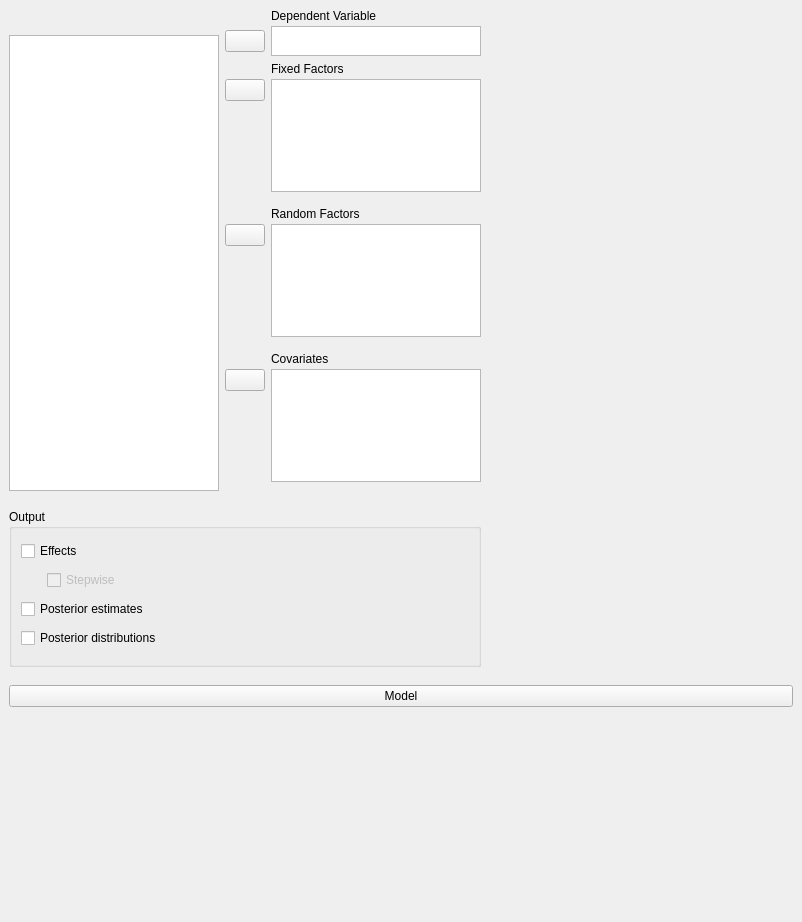
<?xml version="1.0" encoding="UTF-8"?>
<ui version="4.0">
 <class>AncovaBayesianForm</class>
 <widget class="QWidget" name="AncovaBayesianForm">
  <property name="geometry">
   <rect>
    <x>0</x>
    <y>0</y>
    <width>802</width>
    <height>922</height>
   </rect>
  </property>
  <property name="windowTitle">
   <string>Form</string>
  </property>
  <layout class="QGridLayout" name="gridLayout_8">
   <property name="leftMargin">
    <number>0</number>
   </property>
   <property name="topMargin">
    <number>0</number>
   </property>
   <property name="rightMargin">
    <number>0</number>
   </property>
   <property name="bottomMargin">
    <number>0</number>
   </property>
   <property name="verticalSpacing">
    <number>0</number>
   </property>
   <item row="0" column="0">
    <widget class="QWidget" name="widget_3" native="true">
     <property name="maximumSize">
      <size>
       <width>16777215</width>
       <height>500</height>
      </size>
     </property>
     <layout class="QGridLayout" name="gridLayout_10">
      <item row="0" column="2" rowspan="2">
       <widget class="QWidget" name="widget_6" native="true">
        <layout class="QGridLayout" name="gridLayout_3">
         <property name="leftMargin">
          <number>0</number>
         </property>
         <property name="topMargin">
          <number>0</number>
         </property>
         <property name="rightMargin">
          <number>0</number>
         </property>
         <property name="bottomMargin">
          <number>0</number>
         </property>
         <property name="verticalSpacing">
          <number>3</number>
         </property>
         <item row="0" column="0">
          <widget class="QWidget" name="widget_7" native="true"/>
         </item>
         <item row="0" column="1">
          <widget class="QLabel" name="label">
           <property name="text">
            <string>Dependent Variable</string>
           </property>
          </widget>
         </item>
         <item row="1" column="0">
          <widget class="AssignButton" name="buttonAssignDependent">
           <property name="maximumSize">
            <size>
             <width>50</width>
             <height>16777215</height>
            </size>
           </property>
           <property name="text">
            <string/>
           </property>
          </widget>
         </item>
         <item row="1" column="1">
          <widget class="BoundListView" name="dependent">
           <property name="sizePolicy">
            <sizepolicy hsizetype="Maximum" vsizetype="Expanding">
             <horstretch>0</horstretch>
             <verstretch>0</verstretch>
            </sizepolicy>
           </property>
           <property name="minimumSize">
            <size>
             <width>0</width>
             <height>0</height>
            </size>
           </property>
           <property name="maximumSize">
            <size>
             <width>210</width>
             <height>30</height>
            </size>
           </property>
           <property name="selectionMode">
            <enum>QAbstractItemView::ExtendedSelection</enum>
           </property>
          </widget>
         </item>
        </layout>
       </widget>
      </item>
      <item row="3" column="2">
       <widget class="QWidget" name="widget" native="true">
        <layout class="QGridLayout" name="gridLayout">
         <property name="leftMargin">
          <number>0</number>
         </property>
         <property name="topMargin">
          <number>0</number>
         </property>
         <property name="rightMargin">
          <number>0</number>
         </property>
         <property name="verticalSpacing">
          <number>3</number>
         </property>
         <item row="0" column="0">
          <widget class="QWidget" name="widget_9" native="true"/>
         </item>
         <item row="1" column="0">
          <widget class="AssignButton" name="buttonAssignRandom">
           <property name="maximumSize">
            <size>
             <width>50</width>
             <height>16777215</height>
            </size>
           </property>
           <property name="text">
            <string/>
           </property>
          </widget>
         </item>
         <item row="1" column="1" rowspan="2">
          <widget class="BoundListView" name="randomFactors">
           <property name="sizePolicy">
            <sizepolicy hsizetype="Maximum" vsizetype="Expanding">
             <horstretch>0</horstretch>
             <verstretch>0</verstretch>
            </sizepolicy>
           </property>
           <property name="minimumSize">
            <size>
             <width>0</width>
             <height>80</height>
            </size>
           </property>
           <property name="maximumSize">
            <size>
             <width>210</width>
             <height>16777215</height>
            </size>
           </property>
           <property name="selectionMode">
            <enum>QAbstractItemView::ExtendedSelection</enum>
           </property>
          </widget>
         </item>
         <item row="2" column="0">
          <spacer name="verticalSpacer">
           <property name="orientation">
            <enum>Qt::Vertical</enum>
           </property>
           <property name="sizeHint" stdset="0">
            <size>
             <width>20</width>
             <height>84</height>
            </size>
           </property>
          </spacer>
         </item>
         <item row="0" column="1">
          <widget class="QLabel" name="label_3">
           <property name="text">
            <string>Random Factors</string>
           </property>
          </widget>
         </item>
        </layout>
       </widget>
      </item>
      <item row="2" column="2">
       <widget class="QWidget" name="widget_5" native="true">
        <layout class="QGridLayout" name="gridLayout_2">
         <property name="leftMargin">
          <number>0</number>
         </property>
         <property name="topMargin">
          <number>0</number>
         </property>
         <property name="rightMargin">
          <number>0</number>
         </property>
         <property name="verticalSpacing">
          <number>3</number>
         </property>
         <item row="1" column="0">
          <widget class="AssignButton" name="buttonAssignFixed">
           <property name="maximumSize">
            <size>
             <width>50</width>
             <height>16777215</height>
            </size>
           </property>
           <property name="text">
            <string/>
           </property>
          </widget>
         </item>
         <item row="2" column="0">
          <spacer name="verticalSpacer_2">
           <property name="orientation">
            <enum>Qt::Vertical</enum>
           </property>
           <property name="sizeHint" stdset="0">
            <size>
             <width>20</width>
             <height>84</height>
            </size>
           </property>
          </spacer>
         </item>
         <item row="1" column="1" rowspan="2">
          <widget class="BoundListView" name="fixedFactors">
           <property name="sizePolicy">
            <sizepolicy hsizetype="Maximum" vsizetype="Expanding">
             <horstretch>0</horstretch>
             <verstretch>0</verstretch>
            </sizepolicy>
           </property>
           <property name="minimumSize">
            <size>
             <width>0</width>
             <height>80</height>
            </size>
           </property>
           <property name="maximumSize">
            <size>
             <width>210</width>
             <height>16777215</height>
            </size>
           </property>
           <property name="selectionMode">
            <enum>QAbstractItemView::ExtendedSelection</enum>
           </property>
          </widget>
         </item>
         <item row="0" column="0">
          <widget class="QWidget" name="widget_8" native="true"/>
         </item>
         <item row="0" column="1">
          <widget class="QLabel" name="label_2">
           <property name="text">
            <string>Fixed Factors</string>
           </property>
          </widget>
         </item>
        </layout>
       </widget>
      </item>
      <item row="0" column="0">
       <widget class="QWidget" name="widget_2" native="true">
        <property name="maximumSize">
         <size>
          <width>16777215</width>
          <height>20</height>
         </size>
        </property>
       </widget>
      </item>
      <item row="4" column="2">
       <widget class="QWidget" name="widget_13" native="true">
        <layout class="QGridLayout" name="gridLayout_7">
         <property name="leftMargin">
          <number>0</number>
         </property>
         <property name="topMargin">
          <number>0</number>
         </property>
         <property name="rightMargin">
          <number>0</number>
         </property>
         <property name="verticalSpacing">
          <number>3</number>
         </property>
         <item row="0" column="0">
          <widget class="QWidget" name="widget_14" native="true"/>
         </item>
         <item row="1" column="0">
          <widget class="AssignButton" name="buttonAssignCovariates">
           <property name="maximumSize">
            <size>
             <width>50</width>
             <height>16777215</height>
            </size>
           </property>
           <property name="text">
            <string/>
           </property>
          </widget>
         </item>
         <item row="1" column="1" rowspan="2">
          <widget class="BoundListView" name="covariates">
           <property name="sizePolicy">
            <sizepolicy hsizetype="Maximum" vsizetype="Expanding">
             <horstretch>0</horstretch>
             <verstretch>0</verstretch>
            </sizepolicy>
           </property>
           <property name="minimumSize">
            <size>
             <width>0</width>
             <height>80</height>
            </size>
           </property>
           <property name="maximumSize">
            <size>
             <width>210</width>
             <height>16777215</height>
            </size>
           </property>
           <property name="selectionMode">
            <enum>QAbstractItemView::ExtendedSelection</enum>
           </property>
          </widget>
         </item>
         <item row="2" column="0">
          <spacer name="verticalSpacer_3">
           <property name="orientation">
            <enum>Qt::Vertical</enum>
           </property>
           <property name="sizeHint" stdset="0">
            <size>
             <width>20</width>
             <height>84</height>
            </size>
           </property>
          </spacer>
         </item>
         <item row="0" column="1">
          <widget class="QLabel" name="label_4">
           <property name="text">
            <string>Covariates</string>
           </property>
          </widget>
         </item>
        </layout>
       </widget>
      </item>
      <item row="1" column="0" rowspan="4">
       <widget class="AvailableFieldsListView" name="listAvailableFields">
        <property name="sizePolicy">
         <sizepolicy hsizetype="Fixed" vsizetype="Expanding">
          <horstretch>0</horstretch>
          <verstretch>0</verstretch>
         </sizepolicy>
        </property>
        <property name="minimumSize">
         <size>
          <width>0</width>
          <height>200</height>
         </size>
        </property>
        <property name="maximumSize">
         <size>
          <width>210</width>
          <height>16777215</height>
         </size>
        </property>
        <property name="selectionMode">
         <enum>QAbstractItemView::ExtendedSelection</enum>
        </property>
       </widget>
      </item>
     </layout>
    </widget>
   </item>
   <item row="0" column="1">
    <widget class="QWidget" name="widget_4" native="true">
     <property name="minimumSize">
      <size>
       <width>80</width>
       <height>0</height>
      </size>
     </property>
    </widget>
   </item>
   <item row="2" column="0" colspan="2">
    <widget class="QWidget" name="widget_11" native="true">
     <layout class="QGridLayout" name="gridLayout_6">
      <property name="leftMargin">
       <number>0</number>
      </property>
      <property name="topMargin">
       <number>0</number>
      </property>
      <property name="rightMargin">
       <number>0</number>
      </property>
      <property name="bottomMargin">
       <number>0</number>
      </property>
      <property name="verticalSpacing">
       <number>0</number>
      </property>
      <item row="0" column="0">
       <widget class="QWidget" name="widget_10" native="true">
        <property name="sizePolicy">
         <sizepolicy hsizetype="Preferred" vsizetype="Preferred">
          <horstretch>0</horstretch>
          <verstretch>0</verstretch>
         </sizepolicy>
        </property>
        <layout class="QGridLayout" name="gridLayout_5">
         <item row="0" column="0">
          <widget class="ExpanderButton" name="expanderModel">
           <property name="text">
            <string>Model</string>
           </property>
          </widget>
         </item>
         <item row="1" column="0">
          <widget class="AnovaModelWidget" name="modelTerms" native="true">
           <property name="sizePolicy">
            <sizepolicy hsizetype="Expanding" vsizetype="Preferred">
             <horstretch>0</horstretch>
             <verstretch>0</verstretch>
            </sizepolicy>
           </property>
           <property name="minimumSize">
            <size>
             <width>0</width>
             <height>200</height>
            </size>
           </property>
          </widget>
         </item>
        </layout>
       </widget>
      </item>
     </layout>
    </widget>
   </item>
   <item row="1" column="0">
    <widget class="QWidget" name="widget_12" native="true">
     <layout class="QGridLayout" name="gridLayout_9">
      <item row="0" column="0">
       <widget class="GroupBox" name="groupBox">
        <property name="title">
         <string>Output</string>
        </property>
        <layout class="QGridLayout" name="gridLayout_4">
         <item row="0" column="0" colspan="2">
          <widget class="BoundCheckBox" name="outputEffects">
           <property name="text">
            <string>Effects</string>
           </property>
          </widget>
         </item>
         <item row="1" column="0">
          <widget class="QWidget" name="widget_15" native="true">
           <property name="maximumSize">
            <size>
             <width>20</width>
             <height>16777215</height>
            </size>
           </property>
          </widget>
         </item>
         <item row="1" column="1">
          <widget class="BoundCheckBox" name="effectsStepwise">
           <property name="enabled">
            <bool>false</bool>
           </property>
           <property name="text">
            <string>Stepwise</string>
           </property>
          </widget>
         </item>
         <item row="2" column="0" colspan="2">
          <widget class="BoundCheckBox" name="posteriorEstimates">
           <property name="text">
            <string>Posterior estimates</string>
           </property>
          </widget>
         </item>
         <item row="3" column="0" colspan="2">
          <widget class="BoundCheckBox" name="posteriorDistributions">
           <property name="text">
            <string>Posterior distributions</string>
           </property>
          </widget>
         </item>
        </layout>
       </widget>
      </item>
     </layout>
    </widget>
   </item>
  </layout>
 </widget>
 <customwidgets>
  <customwidget>
   <class>AssignButton</class>
   <extends>QPushButton</extends>
   <header>widgets/assignbutton.h</header>
  </customwidget>
  <customwidget>
   <class>AvailableFieldsListView</class>
   <extends>QListView</extends>
   <header>widgets/availablefieldslistview.h</header>
  </customwidget>
  <customwidget>
   <class>BoundListView</class>
   <extends>QListView</extends>
   <header>widgets/boundlistview.h</header>
  </customwidget>
  <customwidget>
   <class>ExpanderButton</class>
   <extends>QPushButton</extends>
   <header>widgets/expanderbutton.h</header>
  </customwidget>
  <customwidget>
   <class>AnovaModelWidget</class>
   <extends>QWidget</extends>
   <header>widgets/anovamodelwidget.h</header>
   <container>1</container>
  </customwidget>
  <customwidget>
   <class>BoundCheckBox</class>
   <extends>QCheckBox</extends>
   <header>widgets/boundcheckbox.h</header>
  </customwidget>
  <customwidget>
   <class>GroupBox</class>
   <extends>QGroupBox</extends>
   <header>widgets/groupbox.h</header>
   <container>1</container>
  </customwidget>
 </customwidgets>
 <resources/>
 <connections>
  <connection>
   <sender>outputEffects</sender>
   <signal>toggled(bool)</signal>
   <receiver>effectsStepwise</receiver>
   <slot>setEnabled(bool)</slot>
   <hints>
    <hint type="sourcelabel">
     <x>259</x>
     <y>543</y>
    </hint>
    <hint type="destinationlabel">
     <x>275</x>
     <y>570</y>
    </hint>
   </hints>
  </connection>
 </connections>
</ui>
